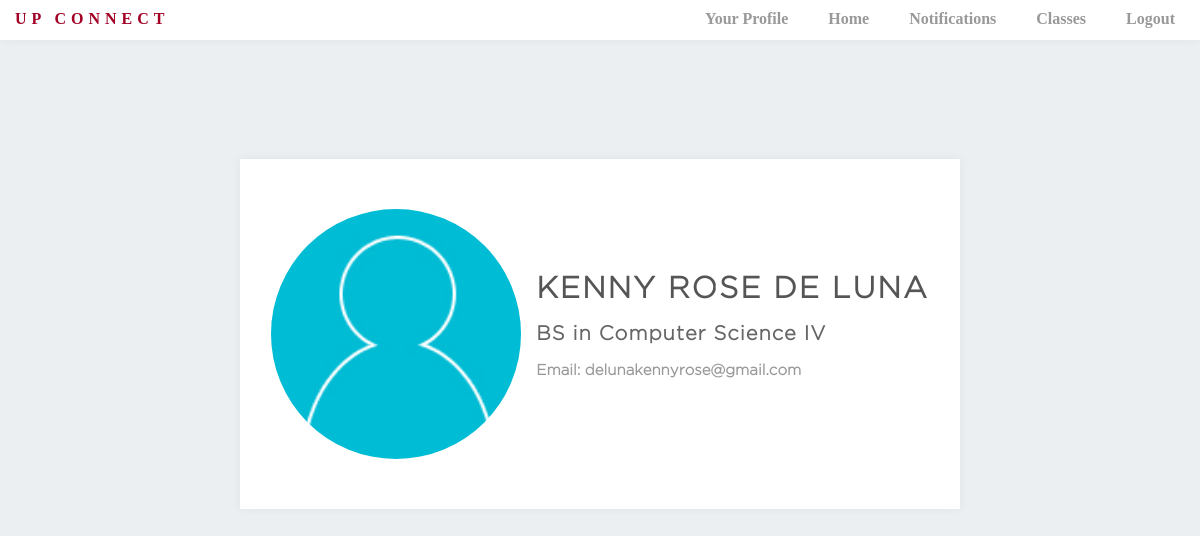
Screenshot of /profile.php?student_id=201345219 (signed in) with the database file from the repository.
### tables this page shows
CREATE TABLE `student` (
  `student_id` varchar(9) NOT NULL,
  `firstname` varchar(30) NOT NULL,
  `middlename` varchar(30) NOT NULL,
  `lastname` varchar(30) NOT NULL,
  `email` varchar(40) NOT NULL,
  `year_lvl` int(2) NOT NULL,
  `degree_id` int(11) NOT NULL,
  `password` varchar(100) NOT NULL
);

CREATE TABLE `degree` (
  `degree_id` int(11) NOT NULL,
  `degree_name` varchar(30) NOT NULL,
  `description` text NOT NULL
);

### profile.php (the view, shortened to what this page needs)
<!DOCTYPE html>
<html>
<head>
	<link rel="stylesheet" type="text/css" href="css/style.css">
	<link rel="stylesheet" type="text/css" href="css/navigationbar.css">
	<link rel="stylesheet" type="text/css" href="css/profile.css">
	<link rel="stylesheet" type="text/css" href="css/modal.css">
	<link rel="stylesheet" type="text/css" href="css/edit_profile_style.css">
	<link rel="stylesheet" type="text/css" href="css/file.css">
</head>
<body>
	<?php
		require "connect.php";
		$query = "select * from student natural join degree where student_id ={$_GET['student_id']}";
		$result = mysqli_query($dbconn, $query);
		if(mysqli_affected_rows($dbconn)){
			$row = mysqli_fetch_assoc($result);
		}
?>
	<?php require "nav.php"; ?>
	<div class="container" id="profilecontainer">
		<img src="images/profile_images/<?=$row['student_id']?>.jpg" onerror="this.src='images/profile_images/profile_picture_default.jpg'" class="profilepic">
		<ul class="description">
			<li><h1 class="name"> <?php echo $row['firstname']." ".$row['lastname'];	 ?></h1></li>
			<li>
				<p class="user"><?php
					echo $row['degree_name'];
					if($row['year_lvl'] == 1){
						echo " I";
					} else if($row['year_lvl'] == 2){
						echo " II";
					} else if($row['year_lvl'] == 3){
						echo " III";
					} else if($row['year_lvl'] >= 4){
						echo " IV";
					}?>
				</p>
			</li>
			<li><p class="email">Email: <?php echo $row['email'] ?></p></li>
		</ul>
	</div>
</body>
</html>

### css/style.css (style rules this page uses)
* { margin: 0; padding: 0; color: #555; }
body { display: flex; min-height: 667px; align-items: center; justify-content: center; background-color: #ECEFF1; }
.container { text-align: center; }
.classbtn, .name, .user.description, .description, .grouplinks > li > a, .filecontainer > p { font-weight: bold; font-family: GothamLight; }

### css/profile.css (style rules this page uses)
#profilecontainer { width: 60%; display: flex; padding: 50px 0; flex-direction: row; align-items: center; justify-content: center; background-color: white; box-shadow: 0 0 10px rgba(0,0,0,0.05); }
.name { font-size: 30px; text-align: left; margin-bottom: 10px; letter-spacing: 2px; text-transform: uppercase; }
.profilepic { z-index: 0; width: 250px; height: 250px; display: block; transition: 0.4s; border-radius: 50%; margin-right: 15px; image-rendering:optimizeQuality; }
.description { list-style: none; display: flex; flex-direction: column; }
.user { margin: 0; color: #666; font-size: 20px; line-height: 40px; font-weight: bold; text-align: left; letter-spacing: 1px; margin-bottom: 10px; font-family: GothamLight; }
.email { color: #999; font-size: 15px; text-align: left; margin-bottom: 15px; }

### rows the page displays
student: firstname "KENNY ROSE", lastname "DE LUNA", degree.degree_name "BS in Computer Science", email "delunakennyrose@gmail.com"
